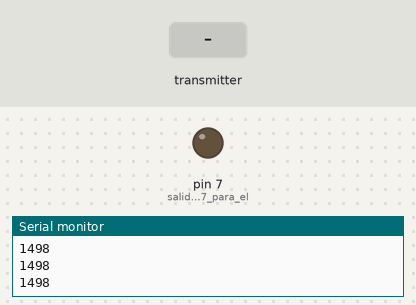
The sketch below on a simulated Arduino Uno, built with avr-gcc and run on an emulated ATmega328P. Shown: output pins drawn as LEDs (lit = HIGH), the last lines printed to the serial monitor. Inputs (shaded band) come from the test bench. No radio packets arrive unless stated.

Above: at 1.2 s.
1.3 s: the transmitter starts sending ch1 = 0
At 1.8 s:
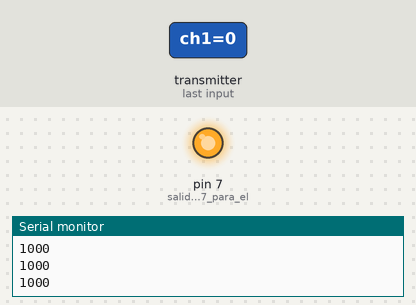
2.8 s: the transmitter starts sending ch1 = 64
At 3.4 s:
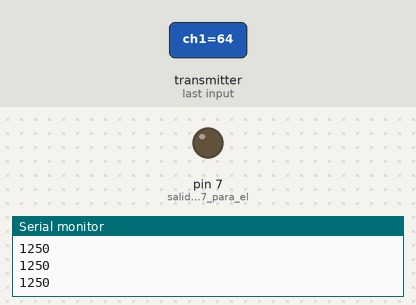
Timing chart, 0 to 5.8 s (numbered marks = the images above; inputs shaded):
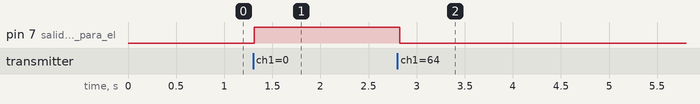

The sketch:

receptor_arduprofe.ino
```cpp
/* Prueba distancia NRF24L01 programa del Receptor
    Module // Arduino UNO,NANO
    GND    ->   GND
    Vcc    ->   3.3V Fuente Externa
    CE     ->   D9
    CSN    ->   D10
    CLK    ->   D13
    MOSI   ->   D11
    MISO   ->   D12
*/
#include <SPI.h>
#include <nRF24L01.h>
#include <RF24.h>      // debe descargar la libreria RF24.h
const uint64_t pipeIn = 0xE8E7F0F0E1LL;     //Mismo codigo en el RX y TX
RF24 radio(9, 10);  // asigna pines para CSN y CE
struct Received_data {
  byte ch1;
};
int ch1_value = 0;
Received_data received_data;
void setup()
{
  pinMode(7, OUTPUT);        // salida digital 7 para el buzzer
  Serial.begin(9600);
  received_data.ch1 = 127;   // canal 127
  radio.begin();
  radio.setAutoAck(false);
  radio .setDataRate(RF24_250KBPS);   // configura 250KBPS
  radio.openReadingPipe(1,pipeIn);
  radio.startListening();

}
unsigned long last_Time = 0;
void receive_the_data() // funcion que recive el dato y lo almacena en la variable  receive_data
{
  while ( radio.available() ) {
  radio.read(&received_data, sizeof(Received_data));
  last_Time = millis();
}
}
void loop()
{
  receive_the_data();
  ch1_value = map(received_data.ch1,0,255,1000,2000); // convierte el dato recivido a un valor entre 1000 y 2000
  Serial.println(ch1_value);      // escribe el valor en el monitor serial
  if (ch1_value <=1100){          // si el valor es alto o bajo
    digitalWrite(7,1);       // activa buzzer
  }
  else{
    digitalWrite(7,0);       // apaga el buzzer
  }
  delay(100);          // espera 100ms antes de leer el proximoo dato
}
```

Measured:
- after the input at 1.3 s, pin 7 (salida_digital_7_para_el): LOW → HIGH at once
- after the input at 2.8 s, pin 7 (salida_digital_7_para_el): HIGH → LOW at once
